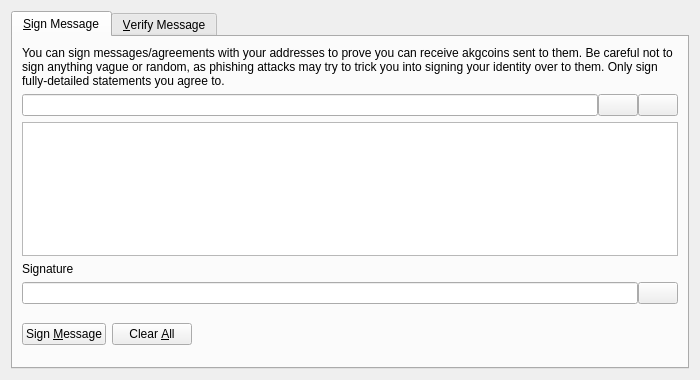
<?xml version="1.0" encoding="UTF-8"?>
<ui version="4.0">
 <class>SignVerifyMessageDialog</class>
 <widget class="QDialog" name="SignVerifyMessageDialog">
  <property name="geometry">
   <rect>
    <x>0</x>
    <y>0</y>
    <width>700</width>
    <height>380</height>
   </rect>
  </property>
  <property name="windowTitle">
   <string>Signatures - Sign / Verify a Message</string>
  </property>
  <property name="modal">
   <bool>true</bool>
  </property>
  <layout class="QVBoxLayout" name="verticalLayout">
   <item>
    <widget class="QTabWidget" name="tabWidget">
     <property name="currentIndex">
      <number>0</number>
     </property>
     <widget class="QWidget" name="tabSignMessage">
      <attribute name="title">
       <string>&amp;Sign Message</string>
      </attribute>
      <layout class="QVBoxLayout" name="verticalLayout_SM">
       <item>
        <widget class="QLabel" name="infoLabel_SM">
         <property name="text">
          <string>You can sign messages/agreements with your addresses to prove you can receive akgcoins sent to them. Be careful not to sign anything vague or random, as phishing attacks may try to trick you into signing your identity over to them. Only sign fully-detailed statements you agree to.</string>
         </property>
         <property name="textFormat">
          <enum>Qt::PlainText</enum>
         </property>
         <property name="wordWrap">
          <bool>true</bool>
         </property>
        </widget>
       </item>
       <item>
        <layout class="QHBoxLayout" name="horizontalLayout_1_SM">
         <property name="spacing">
          <number>0</number>
         </property>
         <item>
          <widget class="QValidatedLineEdit" name="addressIn_SM">
           <property name="toolTip">
            <string>The AKGcoin address to sign the message with</string>
           </property>
          </widget>
         </item>
         <item>
          <widget class="QPushButton" name="addressBookButton_SM">
           <property name="toolTip">
            <string>Choose previously used address</string>
           </property>
           <property name="text">
            <string/>
           </property>
           <property name="icon">
            <iconset resource="../bitcoin.qrc">
             <normaloff>:/icons/address-book</normaloff>:/icons/address-book</iconset>
           </property>
           <property name="shortcut">
            <string>Alt+A</string>
           </property>
           <property name="autoDefault">
            <bool>false</bool>
           </property>
          </widget>
         </item>
         <item>
          <widget class="QPushButton" name="pasteButton_SM">
           <property name="toolTip">
            <string>Paste address from clipboard</string>
           </property>
           <property name="text">
            <string/>
           </property>
           <property name="icon">
            <iconset resource="../bitcoin.qrc">
             <normaloff>:/icons/editpaste</normaloff>:/icons/editpaste</iconset>
           </property>
           <property name="shortcut">
            <string>Alt+P</string>
           </property>
           <property name="autoDefault">
            <bool>false</bool>
           </property>
          </widget>
         </item>
        </layout>
       </item>
       <item>
        <widget class="QPlainTextEdit" name="messageIn_SM">
         <property name="toolTip">
          <string>Enter the message you want to sign here</string>
         </property>
        </widget>
       </item>
       <item>
        <widget class="QLabel" name="signatureLabel_SM">
         <property name="text">
          <string>Signature</string>
         </property>
         <property name="textFormat">
          <enum>Qt::PlainText</enum>
         </property>
        </widget>
       </item>
       <item>
        <layout class="QHBoxLayout" name="horizontalLayout_2_SM">
         <property name="spacing">
          <number>0</number>
         </property>
         <item>
          <widget class="QLineEdit" name="signatureOut_SM">
           <property name="font">
            <font>
             <italic>true</italic>
            </font>
           </property>
           <property name="readOnly">
            <bool>true</bool>
           </property>
          </widget>
         </item>
         <item>
          <widget class="QPushButton" name="copySignatureButton_SM">
           <property name="toolTip">
            <string>Copy the current signature to the system clipboard</string>
           </property>
           <property name="text">
            <string/>
           </property>
           <property name="icon">
            <iconset resource="../bitcoin.qrc">
             <normaloff>:/icons/editcopy</normaloff>:/icons/editcopy</iconset>
           </property>
           <property name="autoDefault">
            <bool>false</bool>
           </property>
          </widget>
         </item>
        </layout>
       </item>
       <item>
        <layout class="QHBoxLayout" name="horizontalLayout_3_SM">
         <item>
          <widget class="QPushButton" name="signMessageButton_SM">
           <property name="toolTip">
            <string>Sign the message to prove you own this AKGcoin address</string>
           </property>
           <property name="text">
            <string>Sign &amp;Message</string>
           </property>
           <property name="icon">
            <iconset resource="../bitcoin.qrc">
             <normaloff>:/icons/edit</normaloff>:/icons/edit</iconset>
           </property>
           <property name="autoDefault">
            <bool>false</bool>
           </property>
          </widget>
         </item>
         <item>
          <widget class="QPushButton" name="clearButton_SM">
           <property name="toolTip">
            <string>Reset all sign message fields</string>
           </property>
           <property name="text">
            <string>Clear &amp;All</string>
           </property>
           <property name="icon">
            <iconset resource="../bitcoin.qrc">
             <normaloff>:/icons/remove</normaloff>:/icons/remove</iconset>
           </property>
           <property name="autoDefault">
            <bool>false</bool>
           </property>
          </widget>
         </item>
         <item>
          <spacer name="horizontalSpacer_1_SM">
           <property name="orientation">
            <enum>Qt::Horizontal</enum>
           </property>
           <property name="sizeHint" stdset="0">
            <size>
             <width>40</width>
             <height>48</height>
            </size>
           </property>
          </spacer>
         </item>
         <item>
          <widget class="QLabel" name="statusLabel_SM">
           <property name="font">
            <font>
             <weight>75</weight>
             <bold>true</bold>
            </font>
           </property>
           <property name="text">
            <string/>
           </property>
           <property name="wordWrap">
            <bool>true</bool>
           </property>
          </widget>
         </item>
         <item>
          <spacer name="horizontalSpacer_2_SM">
           <property name="orientation">
            <enum>Qt::Horizontal</enum>
           </property>
           <property name="sizeHint" stdset="0">
            <size>
             <width>40</width>
             <height>48</height>
            </size>
           </property>
          </spacer>
         </item>
        </layout>
       </item>
      </layout>
     </widget>
     <widget class="QWidget" name="tabVerifyMessage">
      <attribute name="title">
       <string>&amp;Verify Message</string>
      </attribute>
      <layout class="QVBoxLayout" name="verticalLayout_VM">
       <item>
        <widget class="QLabel" name="infoLabel_VM">
         <property name="text">
          <string>Enter the receiver's address, message (ensure you copy line breaks, spaces, tabs, etc. exactly) and signature below to verify the message. Be careful not to read more into the signature than what is in the signed message itself, to avoid being tricked by a man-in-the-middle attack. Note that this only proves the signing party receives with the address, it cannot prove sendership of any transaction!</string>
         </property>
         <property name="textFormat">
          <enum>Qt::PlainText</enum>
         </property>
         <property name="alignment">
          <set>Qt::AlignLeading|Qt::AlignLeft|Qt::AlignTop</set>
         </property>
         <property name="wordWrap">
          <bool>true</bool>
         </property>
        </widget>
       </item>
       <item>
        <layout class="QHBoxLayout" name="horizontalLayout_1_VM">
         <property name="spacing">
          <number>0</number>
         </property>
         <item>
          <widget class="QValidatedLineEdit" name="addressIn_VM">
           <property name="toolTip">
            <string>The AKGcoin address the message was signed with</string>
           </property>
          </widget>
         </item>
         <item>
          <widget class="QPushButton" name="addressBookButton_VM">
           <property name="toolTip">
            <string>Choose previously used address</string>
           </property>
           <property name="text">
            <string/>
           </property>
           <property name="icon">
            <iconset resource="../bitcoin.qrc">
             <normaloff>:/icons/address-book</normaloff>:/icons/address-book</iconset>
           </property>
           <property name="shortcut">
            <string>Alt+A</string>
           </property>
           <property name="autoDefault">
            <bool>false</bool>
           </property>
          </widget>
         </item>
        </layout>
       </item>
       <item>
        <widget class="QPlainTextEdit" name="messageIn_VM"/>
       </item>
       <item>
        <widget class="QValidatedLineEdit" name="signatureIn_VM"/>
       </item>
       <item>
        <layout class="QHBoxLayout" name="horizontalLayout_2_VM">
         <item>
          <widget class="QPushButton" name="verifyMessageButton_VM">
           <property name="toolTip">
            <string>Verify the message to ensure it was signed with the specified AKGcoin address</string>
           </property>
           <property name="text">
            <string>Verify &amp;Message</string>
           </property>
           <property name="icon">
            <iconset resource="../bitcoin.qrc">
             <normaloff>:/icons/transaction_0</normaloff>:/icons/transaction_0</iconset>
           </property>
           <property name="autoDefault">
            <bool>false</bool>
           </property>
          </widget>
         </item>
         <item>
          <widget class="QPushButton" name="clearButton_VM">
           <property name="toolTip">
            <string>Reset all verify message fields</string>
           </property>
           <property name="text">
            <string>Clear &amp;All</string>
           </property>
           <property name="icon">
            <iconset resource="../bitcoin.qrc">
             <normaloff>:/icons/remove</normaloff>:/icons/remove</iconset>
           </property>
           <property name="autoDefault">
            <bool>false</bool>
           </property>
          </widget>
         </item>
         <item>
          <spacer name="horizontalSpacer_1_VM">
           <property name="orientation">
            <enum>Qt::Horizontal</enum>
           </property>
           <property name="sizeHint" stdset="0">
            <size>
             <width>40</width>
             <height>48</height>
            </size>
           </property>
          </spacer>
         </item>
         <item>
          <widget class="QLabel" name="statusLabel_VM">
           <property name="font">
            <font>
             <weight>75</weight>
             <bold>true</bold>
            </font>
           </property>
           <property name="text">
            <string/>
           </property>
           <property name="wordWrap">
            <bool>true</bool>
           </property>
          </widget>
         </item>
         <item>
          <spacer name="horizontalSpacer_2_VM">
           <property name="orientation">
            <enum>Qt::Horizontal</enum>
           </property>
           <property name="sizeHint" stdset="0">
            <size>
             <width>40</width>
             <height>48</height>
            </size>
           </property>
          </spacer>
         </item>
        </layout>
       </item>
      </layout>
     </widget>
    </widget>
   </item>
  </layout>
 </widget>
 <customwidgets>
  <customwidget>
   <class>QValidatedLineEdit</class>
   <extends>QLineEdit</extends>
   <header>qt/qvalidatedlineedit.h</header>
  </customwidget>
 </customwidgets>
 <resources>
  <include location="../bitcoin.qrc"/>
 </resources>
 <connections/>
</ui>
